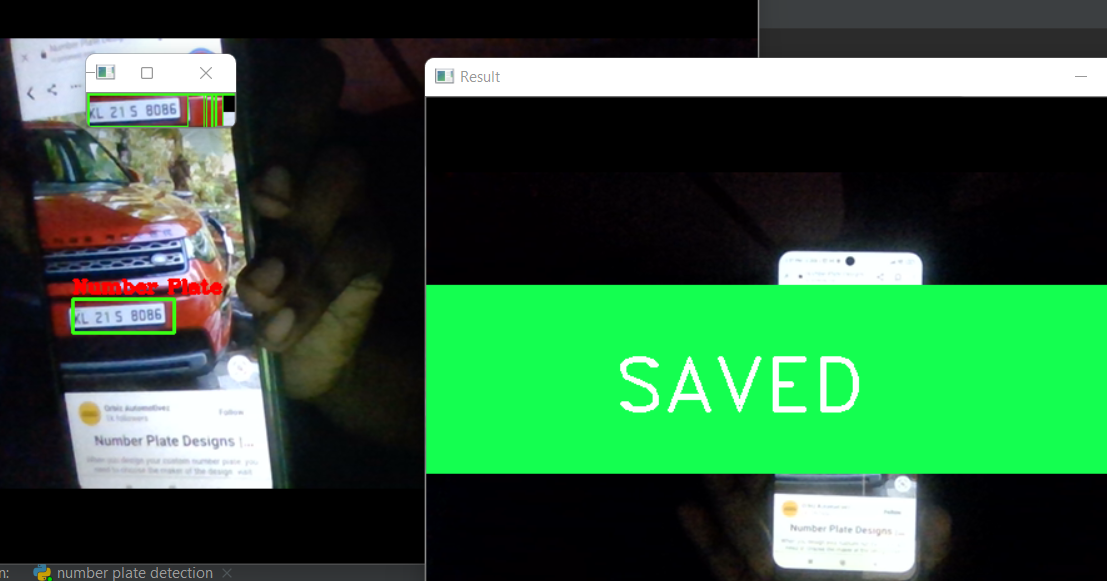
#> input picture computer vision projects/number plate detection and saving/example for number plate detection.png, 1107 x 581 px, given in place of the camera
$ python 'color Selector.py'
#> lines starting #> are read from the running program, lines starting #| are printed output that depends on the picture; after the words box and inside, x2 and y2 are one past the last pixel; in counts of white or black regions, pixels touching at a corner belong together
import cv2
import numpy as np
frameWidth =360
frameHeight =360
cap=cv2.VideoCapture(0)
cap.set(3,frameWidth)
cap.set(4,frameHeight)

def empty(a):
    pass
cv2.namedWindow("parameters")
cv2.resizeWindow("parameters",640,240)
cv2.createTrackbar("HUE Min", "parameters", 0, 179, empty)
#> slider 'HUE Min' is set to 35
cv2.createTrackbar("SAT Min", "parameters", 0, 255, empty)
#> slider 'SAT Min' is set to 51
cv2.createTrackbar("VALUE Min", "parameters", 0, 255, empty)
#> slider 'VALUE Min' is set to 51
cv2.createTrackbar("HUE Max", "parameters", 179, 179, empty)
cv2.createTrackbar("SAT Max", "parameters", 255, 255, empty)
cv2.createTrackbar("VALUE Max", "parameters", 255, 255, empty)

while True:
    success, img=cap.read()
#> img is the input picture: shape (581, 1107, 3); mean B, G, R 62.6, 96.3, 51.3
    imgHsv = cv2.cvtColor(img, cv2.COLOR_BGR2HSV)
#> imgHsv: shape (581, 1107, 3); mean H, S, V 69, 115.7, 101.2
    h_min = cv2.getTrackbarPos("HUE Min", "parameters")
    h_max = cv2.getTrackbarPos("HUE Max", "parameters")
    s_min = cv2.getTrackbarPos("SAT Min", "parameters")
    s_max = cv2.getTrackbarPos("SAT Max", "parameters")
    v_min = cv2.getTrackbarPos("VALUE Min", "parameters")
    v_max = cv2.getTrackbarPos("VALUE Max", "parameters")

    lower =np.array([h_min,s_min,v_min])
    upper=np.array([h_max,s_max,v_max])
    mask=cv2.inRange(imgHsv,lower,upper)
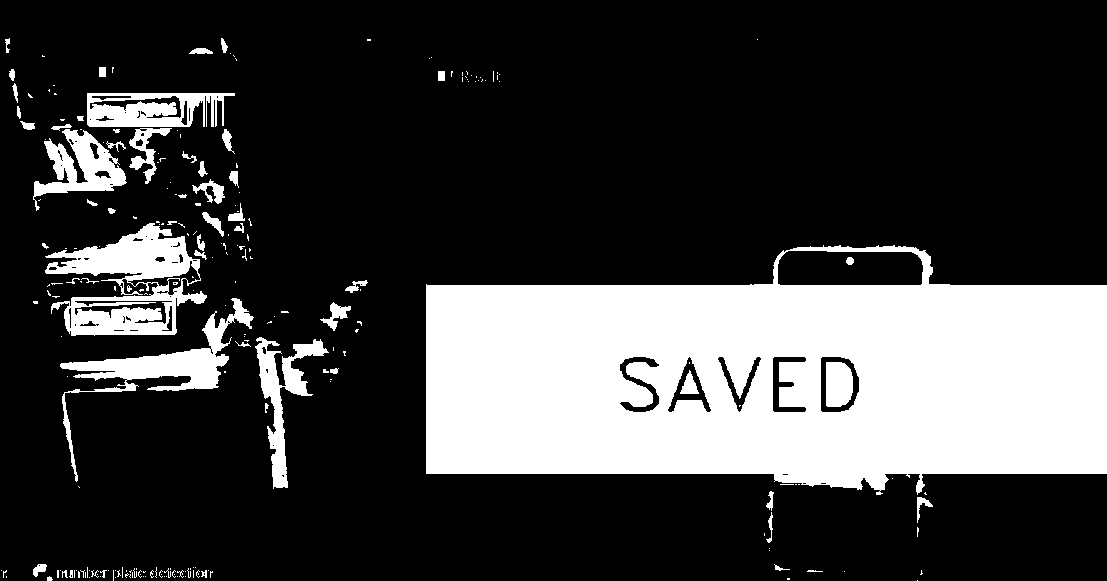
#> mask: shape (581, 1107); 24.4% white; 232 white regions (173 under 20 px), largest, box (x1, y1, x2, y2) and area: (426, 245, 1107, 495) 126638, (45, 223, 207, 336) 8793, (60, 298, 254, 482) 5243
    result= cv2.bitwise_and(img,img,mask=mask)
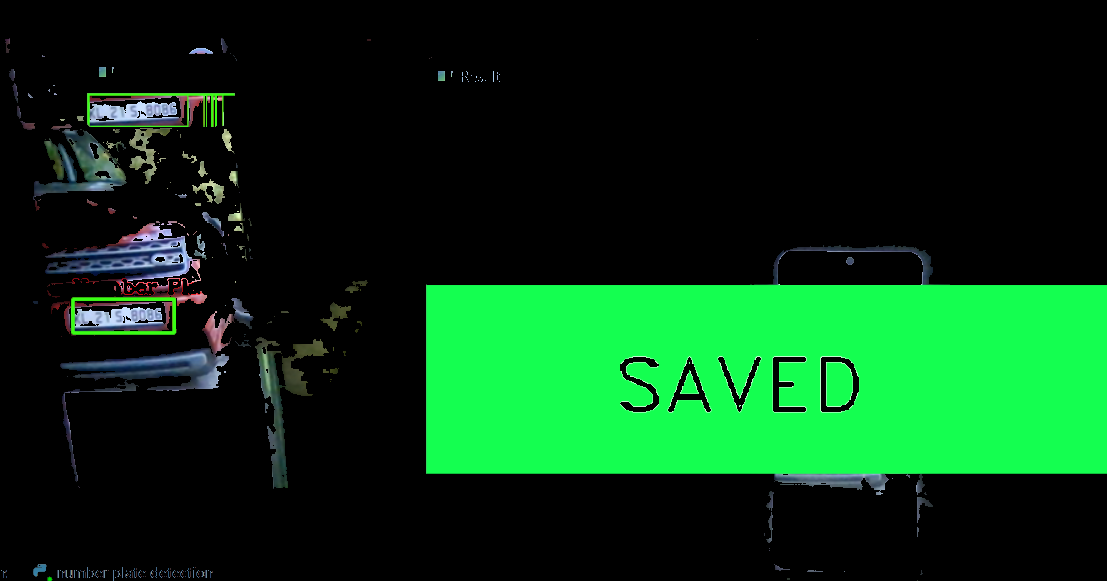
#> result: shape (581, 1107, 3); mean B, G, R 20.9, 54.9, 8.5

    mask = cv2.cvtColor(mask, cv2.COLOR_GRAY2BGR)
    hstack=np.hstack([img,mask,result])
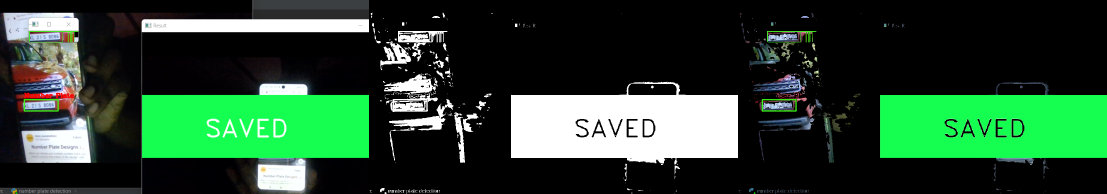
#> hstack: shape (581, 3321, 3) (shown at 1/3 size); mean B, G, R 48.5, 71.1, 40.6
    cv2.imshow("stack",hstack)
    if cv2.waitKey(1) &0xFF == ord('q'):
#> (key q is pressed here)
        break
cap.release()
cv2.destroyWindow()
